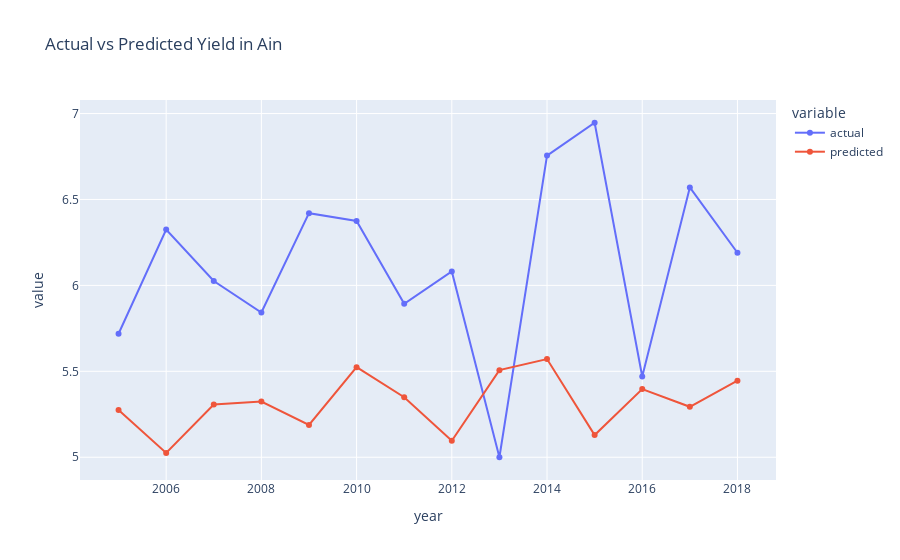

The notebook cell this image was saved under:
### Code cell
fig_perf = px.line(
    region_perf,
    x="year",
    y=["actual","predicted"],
    markers=True,
    title=f"Actual vs Predicted Yield in {region_choice}"
)

fig_perf.show()

### Figure 1 — Plotly figure (JSON) as saved in the notebook; plotly's stock layout.template omitted (floating-point values rounded to 4 significant figures)
{"data": [{"hovertemplate": "variable=actual<br>year=%{x}<br>value=%{y}<extra></extra>", "legendgroup": "actual", "line": {"color": "#636efa", "dash": "solid"}, "marker": {"symbol": "circle"}, "mode": "lines+markers", "name": "actual", "orientation": "v", "showlegend": true, "type": "scatter", "x": [2005, 2006, 2007, 2008, 2009, 2010, 2011, 2012, 2013, 2014, 2015, 2016, 2017, 2018], "xaxis": "x", "y": [5.719, 6.325, 6.025, 5.842, 6.42, 6.375, 5.893, 6.081, 5.0, 6.755, 6.946, 5.47, 6.57, 6.19], "yaxis": "y"}, {"hovertemplate": "variable=predicted<br>year=%{x}<br>value=%{y}<extra></extra>", "legendgroup": "predicted", "line": {"color": "#EF553B", "dash": "solid"}, "marker": {"symbol": "circle"}, "mode": "lines+markers", "name": "predicted", "orientation": "v", "showlegend": true, "type": "scatter", "x": [2005, 2006, 2007, 2008, 2009, 2010, 2011, 2012, 2013, 2014, 2015, 2016, 2017, 2018], "xaxis": "x", "y": [5.275, 5.025, 5.307, 5.324, 5.188, 5.524, 5.349, 5.096, 5.507, 5.571, 5.129, 5.396, 5.294, 5.446], "yaxis": "y"}], "layout": {"legend": {"title": {"text": "variable"}, "tracegroupgap": 0}, "title": {"text": "Actual vs Predicted Yield in Ain"}, "xaxis": {"anchor": "y", "domain": [0, 1], "title": {"text": "year"}}, "yaxis": {"anchor": "x", "domain": [0, 1], "title": {"text": "value"}}}}
